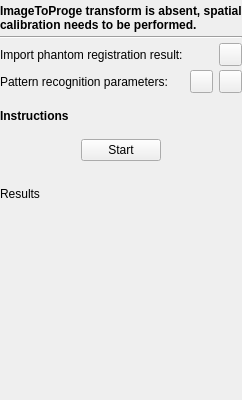
<?xml version="1.0" encoding="UTF-8"?>
<ui version="4.0">
 <class>SpatialCalibrationToolbox</class>
 <widget class="QWidget" name="SpatialCalibrationToolbox">
  <property name="minimumSize">
   <size>
    <width>230</width>
    <height>400</height>
   </size>
  </property>
  <property name="windowTitle">
   <string>Spatial calibration</string>
  </property>
  <layout class="QVBoxLayout" name="verticalLayout">
   <property name="spacing">
    <number>4</number>
   </property>
   <property name="leftMargin">
    <number>0</number>
   </property>
   <property name="topMargin">
    <number>4</number>
   </property>
   <property name="rightMargin">
    <number>0</number>
   </property>
   <property name="bottomMargin">
    <number>4</number>
   </property>
   <item>
    <widget class="QLabel" name="label_State">
     <property name="sizePolicy">
      <sizepolicy hsizetype="Preferred" vsizetype="Preferred">
       <horstretch>0</horstretch>
       <verstretch>0</verstretch>
      </sizepolicy>
     </property>
     <property name="font">
      <font>
       <weight>75</weight>
       <bold>true</bold>
      </font>
     </property>
     <property name="text">
      <string>ImageToProge transform is absent, spatial calibration needs to be performed.</string>
     </property>
     <property name="wordWrap">
      <bool>true</bool>
     </property>
    </widget>
   </item>
   <item>
    <widget class="Line" name="line">
     <property name="orientation">
      <enum>Qt::Horizontal</enum>
     </property>
    </widget>
   </item>
   <item>
    <layout class="QHBoxLayout" name="horizontalLayout_3">
     <property name="spacing">
      <number>2</number>
     </property>
     <item>
      <widget class="QLabel" name="label_PhantomRegistration">
       <property name="text">
        <string>Import phantom registration result:</string>
       </property>
      </widget>
     </item>
     <item>
      <widget class="QPushButton" name="pushButton_OpenPhantomRegistration">
       <property name="sizePolicy">
        <sizepolicy hsizetype="Fixed" vsizetype="Fixed">
         <horstretch>0</horstretch>
         <verstretch>0</verstretch>
        </sizepolicy>
       </property>
       <property name="minimumSize">
        <size>
         <width>23</width>
         <height>23</height>
        </size>
       </property>
       <property name="maximumSize">
        <size>
         <width>23</width>
         <height>23</height>
        </size>
       </property>
       <property name="focusPolicy">
        <enum>Qt::NoFocus</enum>
       </property>
       <property name="text">
        <string/>
       </property>
       <property name="icon">
        <iconset resource="../fCal.qrc">
         <normaloff>:/icons/Resources/icon_Import.png</normaloff>:/icons/Resources/icon_Import.png</iconset>
       </property>
       <property name="iconSize">
        <size>
         <width>16</width>
         <height>16</height>
        </size>
       </property>
      </widget>
     </item>
    </layout>
   </item>
   <item>
    <layout class="QHBoxLayout" name="horizontalLayout_6">
     <property name="spacing">
      <number>6</number>
     </property>
     <item>
      <widget class="QLabel" name="label_SegmentationParameters">
       <property name="text">
        <string>Pattern recognition parameters:</string>
       </property>
      </widget>
     </item>
     <item>
      <widget class="QPushButton" name="pushButton_OpenSegmentationParameters">
       <property name="sizePolicy">
        <sizepolicy hsizetype="Fixed" vsizetype="Fixed">
         <horstretch>0</horstretch>
         <verstretch>0</verstretch>
        </sizepolicy>
       </property>
       <property name="minimumSize">
        <size>
         <width>23</width>
         <height>23</height>
        </size>
       </property>
       <property name="maximumSize">
        <size>
         <width>23</width>
         <height>23</height>
        </size>
       </property>
       <property name="focusPolicy">
        <enum>Qt::NoFocus</enum>
       </property>
       <property name="toolTip">
        <string>Import segmentation parameters</string>
       </property>
       <property name="text">
        <string/>
       </property>
       <property name="icon">
        <iconset resource="../fCal.qrc">
         <normaloff>:/icons/Resources/icon_Import.png</normaloff>:/icons/Resources/icon_Import.png</iconset>
       </property>
       <property name="iconSize">
        <size>
         <width>16</width>
         <height>16</height>
        </size>
       </property>
      </widget>
     </item>
     <item>
      <widget class="QPushButton" name="pushButton_EditSegmentationParameters">
       <property name="minimumSize">
        <size>
         <width>23</width>
         <height>23</height>
        </size>
       </property>
       <property name="maximumSize">
        <size>
         <width>23</width>
         <height>23</height>
        </size>
       </property>
       <property name="focusPolicy">
        <enum>Qt::NoFocus</enum>
       </property>
       <property name="toolTip">
        <string>Show segmentation parameter editing dialog, in which segmentation parameters can be tested and changed</string>
       </property>
       <property name="text">
        <string/>
       </property>
       <property name="icon">
        <iconset>
         <normaloff>:/icons/CommonWidgets/Resources/icon_Edit.png</normaloff>:/icons/CommonWidgets/Resources/icon_Edit.png</iconset>
       </property>
      </widget>
     </item>
    </layout>
   </item>
   <item>
    <spacer name="verticalSpacer">
     <property name="orientation">
      <enum>Qt::Vertical</enum>
     </property>
     <property name="sizeType">
      <enum>QSizePolicy::Fixed</enum>
     </property>
     <property name="sizeHint" stdset="0">
      <size>
       <width>158</width>
       <height>12</height>
      </size>
     </property>
    </spacer>
   </item>
   <item>
    <widget class="QLabel" name="label_InstructionsSpatial">
     <property name="font">
      <font>
       <weight>75</weight>
       <bold>true</bold>
      </font>
     </property>
     <property name="text">
      <string>Instructions</string>
     </property>
     <property name="wordWrap">
      <bool>true</bool>
     </property>
    </widget>
   </item>
   <item>
    <spacer name="verticalSpacer_7">
     <property name="orientation">
      <enum>Qt::Vertical</enum>
     </property>
     <property name="sizeType">
      <enum>QSizePolicy::Fixed</enum>
     </property>
     <property name="sizeHint" stdset="0">
      <size>
       <width>158</width>
       <height>12</height>
      </size>
     </property>
    </spacer>
   </item>
   <item>
    <layout class="QHBoxLayout" name="horizontalLayout_2">
     <property name="spacing">
      <number>4</number>
     </property>
     <item>
      <spacer name="horizontalSpacer">
       <property name="orientation">
        <enum>Qt::Horizontal</enum>
       </property>
       <property name="sizeHint" stdset="0">
        <size>
         <width>40</width>
         <height>20</height>
        </size>
       </property>
      </spacer>
     </item>
     <item>
      <widget class="QPushButton" name="pushButton_StartCancelSpatial">
       <property name="text">
        <string>Start</string>
       </property>
      </widget>
     </item>
     <item>
      <spacer name="horizontalSpacer_2">
       <property name="orientation">
        <enum>Qt::Horizontal</enum>
       </property>
       <property name="sizeHint" stdset="0">
        <size>
         <width>40</width>
         <height>20</height>
        </size>
       </property>
      </spacer>
     </item>
    </layout>
   </item>
   <item>
    <spacer name="verticalSpacer_4">
     <property name="orientation">
      <enum>Qt::Vertical</enum>
     </property>
     <property name="sizeType">
      <enum>QSizePolicy::Fixed</enum>
     </property>
     <property name="sizeHint" stdset="0">
      <size>
       <width>20</width>
       <height>4</height>
      </size>
     </property>
    </spacer>
   </item>
   <item>
    <widget class="QLabel" name="label_Warning">
     <property name="font">
      <font>
       <weight>75</weight>
       <bold>true</bold>
      </font>
     </property>
     <property name="text">
      <string/>
     </property>
     <property name="wordWrap">
      <bool>true</bool>
     </property>
    </widget>
   </item>
   <item>
    <widget class="QLabel" name="label_Results">
     <property name="text">
      <string>Results</string>
     </property>
    </widget>
   </item>
   <item>
    <spacer name="verticalSpacer_2">
     <property name="orientation">
      <enum>Qt::Vertical</enum>
     </property>
     <property name="sizeHint" stdset="0">
      <size>
       <width>158</width>
       <height>40</height>
      </size>
     </property>
    </spacer>
   </item>
  </layout>
 </widget>
 <layoutdefault spacing="4" margin="4"/>
 <resources>
  <include location="../fCal.qrc"/>
 </resources>
 <connections/>
</ui>
